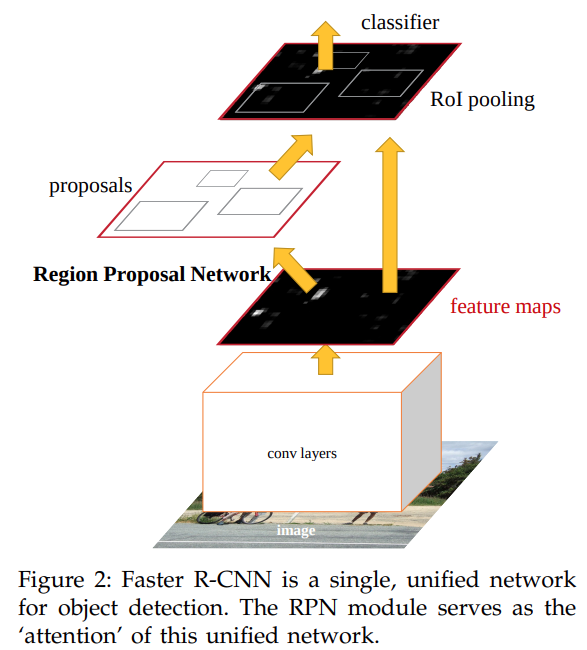
#> input picture report/faster-rcnn-rpn-attention.png, 587 x 650 px
$ python -i pixels_features_extraction.py   (imports and definitions only)   (older library calls are emulated)
#> lines starting #> are read from the running program, lines starting #| are printed output that depends on the picture; after the words box and inside, x2 and y2 are one past the last pixel; in counts of white or black regions, pixels touching at a corner belong together
import os
import numpy as np
import matplotlib.pyplot as plt
from concurrent.futures import ProcessPoolExecutor, as_completed
from tqdm import tqdm
import multiprocessing
from skimage.feature import graycomatrix, graycoprops, local_binary_pattern, canny, hog
from skimage.filters import sobel, gabor
from skimage import exposure
from scipy.stats import skew, kurtosis
import mahotas as mh
import csv
import pywt
from pylab import imshow
import logging
import warnings
import h5py

# [5 lines not run here, left out]


# [24 lines left out: function extract_intensity_histogram, not called in this run]


def extract_intensity_features(image):
    """
    Extracts intensity features from a given image.

    Parameters:
    - image: A 2D numpy array representing the image.

    Returns:
    - A dictionary containing the extracted features.
    """

    return {
        "intensity_mean": np.mean(image),
        "intensity_std": np.std(image),
        "intensity_median": np.median(image),
    }


def extract_lbp_features(image, P=8, R=1, method="uniform", visualize=False):
    """
    Extract Local Binary Pattern (LBP) features.
    Parameters:
    - image: 2D numpy array, preprocessed image.
    - P: Number of circularly symmetric neighbor set points.
    - R: Radius of circle.
    - method: Method for computing LBP.
    Returns:
    - LBP image.
    """
    lbp_image = local_binary_pattern(image, P, R, method)
    lbp_hist, _ = np.histogram(
        lbp_image.ravel(), bins=np.arange(0, P + 3), range=(0, P + 2)
    )
    lbp_hist = lbp_hist.astype("float")
    lbp_hist /= lbp_hist.sum() + 1e-6  # Normalize

    if visualize:
        plt.figure(figsize=(8, 4))
        plt.bar(np.arange(0, P + 2), lbp_hist, width=0.8, align="center")
        plt.title("LBP Histogram")
        plt.xlabel("LBP Value")
        plt.ylabel("Frequency")
        plt.show()

    return lbp_hist


def calculate_glcm_features(image, distances, angles):
    """
    Calculate GLCM properties like contrast, correlation, energy, and homogeneity.

    Parameters:
    - image: 2D numpy array, preprocessed image.
    - distances: List of pixel distances for GLCM calculation.
    - angles: List of angles (in radians) for GLCM calculation.

    Returns:
    - Dictionary of GLCM features.
    """
    glcm = graycomatrix(
        image,
        distances=distances,
        angles=angles,
        levels=256,
        symmetric=True,
        normed=True,
    )
    features = {
        "contrast": graycoprops(glcm, "contrast").mean(),
        "correlation": graycoprops(glcm, "correlation").mean(),
        "energy": graycoprops(glcm, "energy").mean(),
        "homogeneity": graycoprops(glcm, "homogeneity").mean(),
    }
    return features


def extract_haralick_features(image, sigma=5, visualize=False):
    """
    Extract Haralick texture features using mahotas.
    Parameters:
    - image: 2D numpy array, preprocessed image.
    Returns:
    - Haralick features.
    """
    # setting gaussian filter
    gaussian = mh.gaussian_filter(image, sigma)

    # setting threshold value
    gaussian = gaussian > gaussian.mean()

    # making is labelled image
    labeled, n = mh.label(gaussian)

    # computing haralick features
    h_feature = mh.features.haralick(labeled)

    # Visualize the Haralick features
    if visualize:
        plt.figure(figsize=(10, 5))
        plt.title("Labeled Image")
        imshow(labeled)
        plt.show()

        plt.figure(figsize=(12, 6))
        plt.title("Haralick Features")
        imshow(h_feature)

    return h_feature.mean(axis=0)


# [31 lines left out: function calculate_gabor_features, not called in this run]


def extract_texture_features(image):
    glcm_features = calculate_glcm_features(image, distances=[1], angles=[0])
    lbp_features = extract_lbp_features(image)
    haralick_features = extract_haralick_features(image)
    gabor_real, gabor_imag = calculate_gabor_features(image, frequency=0.6, theta=0)

    # Compute statistics from the Gabor filter response
    mean_real = np.mean(gabor_real)
    std_real = np.std(gabor_real)
    mean_imag = np.mean(gabor_imag)
    std_imag = np.std(gabor_imag)

    features = {
        "glcm_contrast": glcm_features["contrast"],
        "glcm_correlation": glcm_features["correlation"],
        "glcm_energy": glcm_features["energy"],
        "glcm_homogeneity": glcm_features["homogeneity"],
        "mean_gabor_real": mean_real,
        "std_gabor_real": std_real,
        "mean_gabor_imag": mean_imag,
        "std_gabor_imag": std_imag,
    }

    for i, feature in enumerate(lbp_features):
        features[f"lbp_{i}"] = feature

    for i, feature in enumerate(haralick_features):
        features[f"haralick_{i}"] = feature

    return features


# [195 lines left out: functions apply_sobel_operator, apply_canny_edge_detector, extract_edges_features, calculate_hog_features, extract_shape_features, calculate_statistical_features and 3 more, not called in this run]


def extract_pixels_features(image):
    intensity_features = extract_intensity_features(image)
    texture_features = extract_texture_features(image)
    edges_features = extract_edges_features(image)
    statistical_features = calculate_statistical_features(image)

    features = {
        **intensity_features,
        **texture_features,
        **edges_features,
        **statistical_features,
    }

    return features


# [61 lines left out: functions process_file, check_csv_header, save_batch_to_csv, process_batch, parallel_pixels_features_extraction, not called in this run]


# [4 lines not run here, left out]

>>> import cv2
>>> picture = cv2.imread('report/faster-rcnn-rpn-attention.png', cv2.IMREAD_GRAYSCALE)
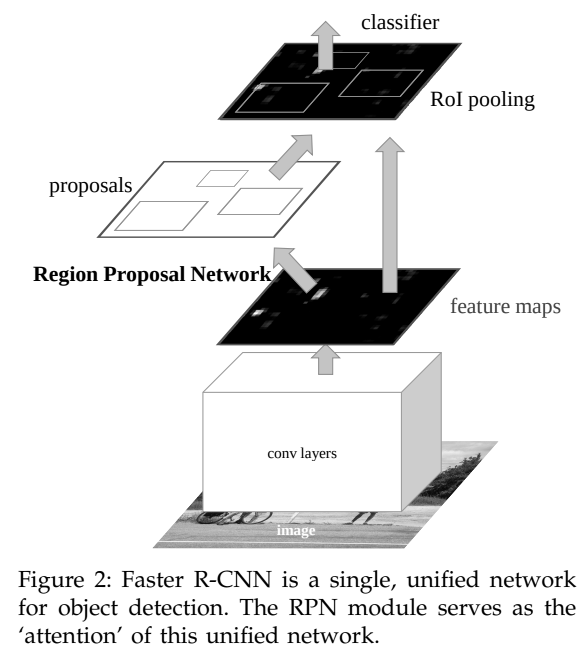
#> picture: shape (650, 587); min 0, max 255, mean 227.1
>>> result = extract_pixels_features(picture)
#> in extract_pixels_features, `intensity_features = extract_intensity_features(image)`: intensity_features = {'intensity_mean': 227.1, 'intensity_std': 70.68, 'intensity_median': 255}
#> in calculate_glcm_features, `features = { "contrast": graycoprops(glcm, "contrast").mean(), "correl..`: features = {'contrast': 625.2, 'correlation': 0.938, 'energy': 0.803, 'homogeneity': 0.898}
#> in extract_texture_features, `glcm_features = calculate_glcm_features(image, distances=[1], angles=[..`: glcm_features has the same summary as features in calculate_glcm_features
#> in extract_lbp_features, `lbp_image = local_binary_pattern(image, P, R, method)`:
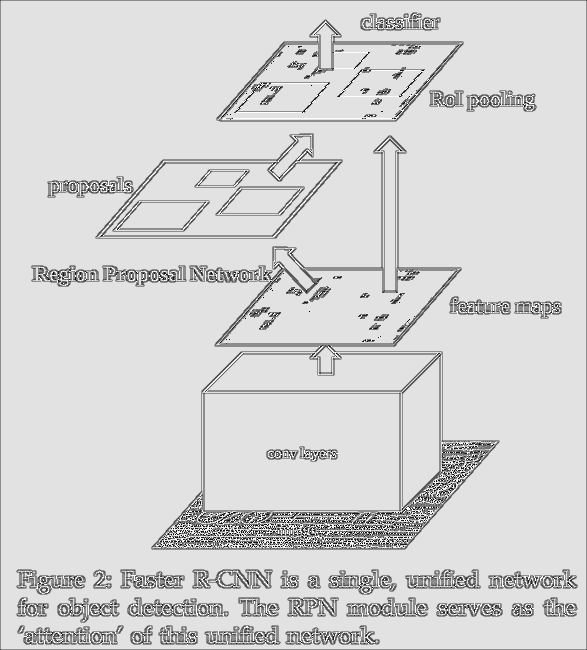
#> lbp_image: shape (650, 587) float64; min 0, max 9, mean 7.53; drawn with min black and max white
#> in extract_lbp_features, `lbp_hist, _ = np.histogram( lbp_image.ravel(), bins=np.arange(0, P + 3..`: lbp_hist = [1006, 2155, 1046, 9379, 7292, 23623, 1435, 6879, 323577, 5158]
#> in extract_lbp_features, `lbp_hist /= lbp_hist.sum() + 1e-6`: lbp_hist = [0.00264, 0.00565, 0.00274, 0.0246, 0.0191, 0.0619, 0.00376, 0.018, 0.848, 0.0135]
#> in extract_texture_features, `lbp_features = extract_lbp_features(image)`: lbp_features has the same summary as lbp_hist in extract_lbp_features
#> in extract_haralick_features, `gaussian = mh.gaussian_filter(image, sigma)`:
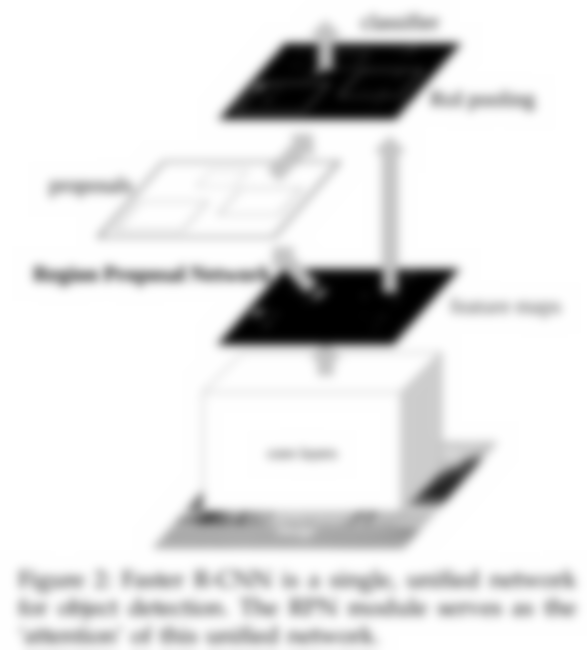
#> gaussian: shape (650, 587) float64; min 0, max 255, mean 227.1
#> in extract_haralick_features, `gaussian = gaussian > gaussian.mean()`:
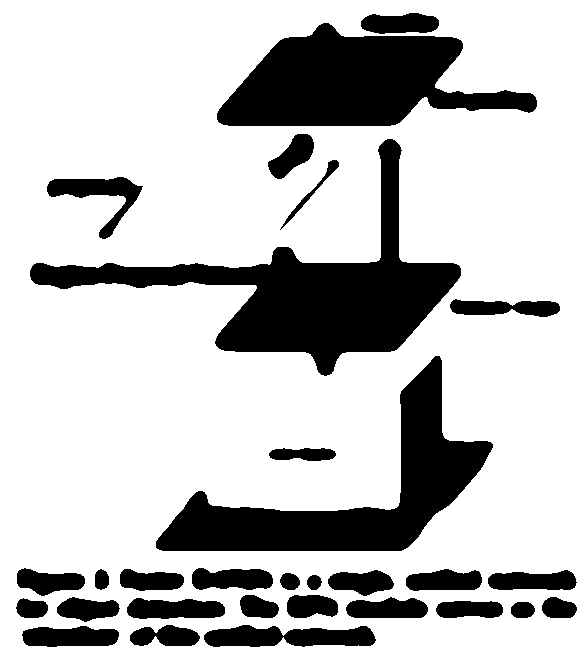
#> gaussian: shape (650, 587) bool; 76% white; 30 black regions, largest, box (x1, y1, x2, y2) and area: (30, 139, 461, 376) 24693, (217, 23, 537, 126) 19170, (156, 356, 493, 551) 18934
#> in extract_haralick_features, `labeled, n = mh.label(gaussian)`: n = 1
#> (the run stopped early here; a loop or call above may not have finished)
